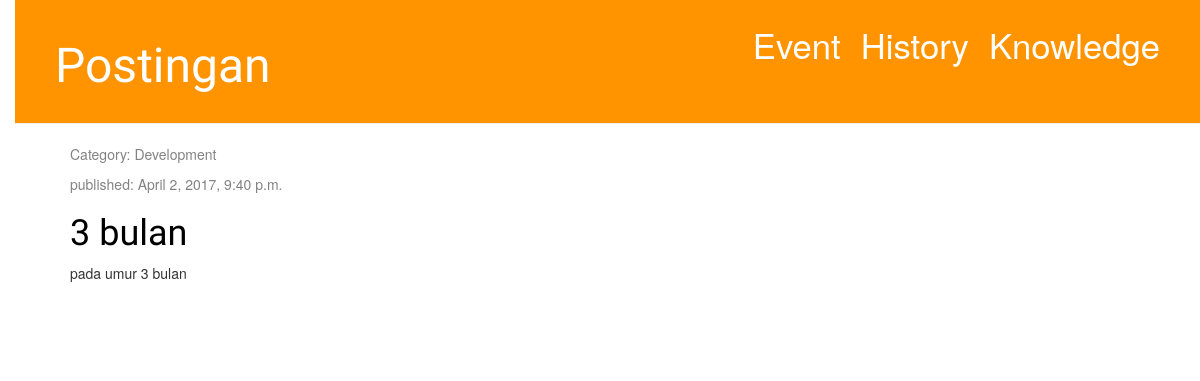
The app's page /, older data.
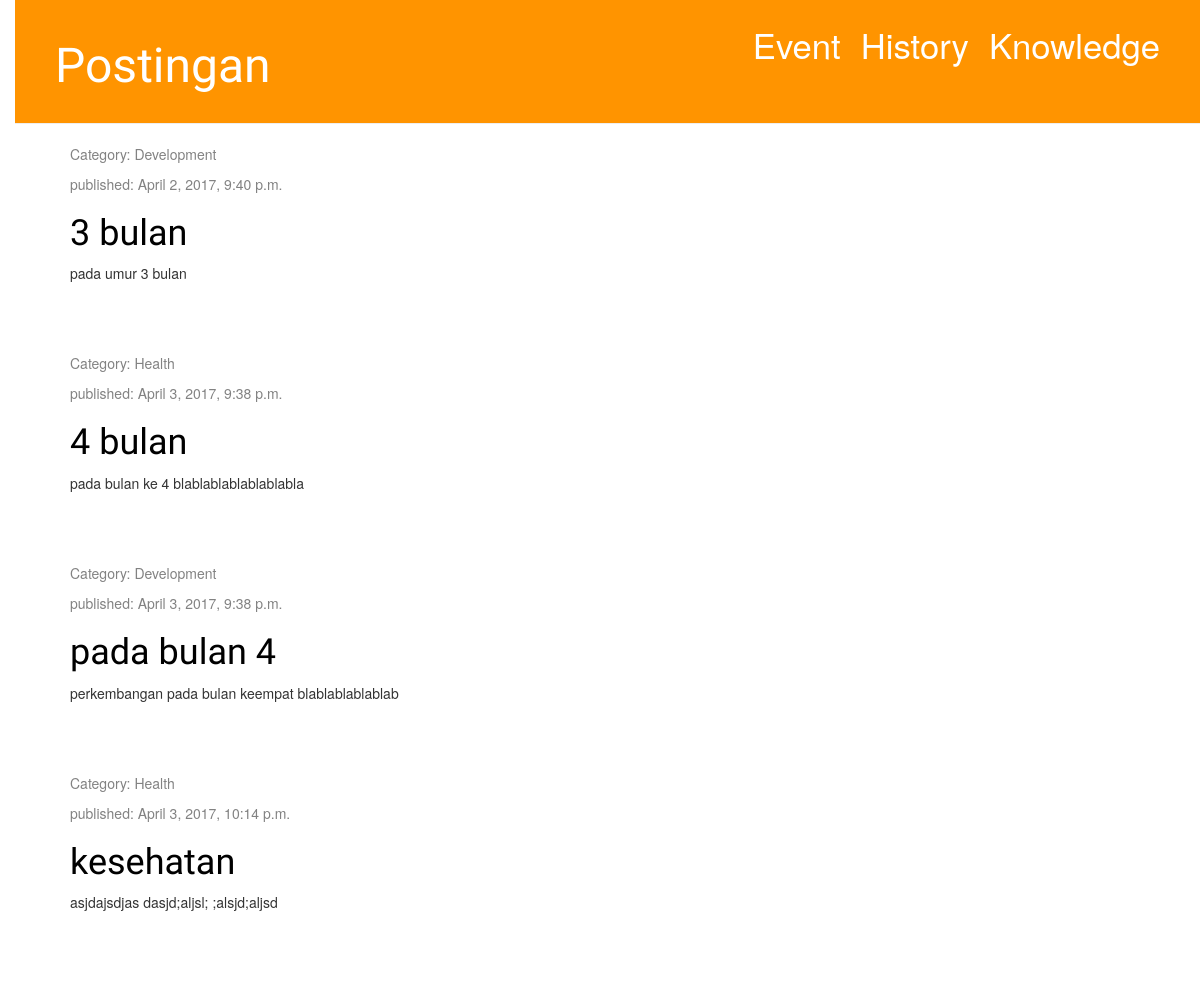
The same page, newer data.
### kelola/models.py (models this page shows, shortened)
class Knowledge(models.Model):
    category_choice = (
        ('Health', 'health'),
        ('Growing', 'growing'),
        ('Development', 'development'),
        ('Immunization', 'immunization'),
    )
    category = models.CharField(max_length=20, choices = category_choice)
    title = models.CharField(max_length=200)
    text = models.TextField()
    created_date = models.DateTimeField(
        default=timezone.now)
    published_date = models.DateTimeField(
        blank=True, null=True)

### kelola/views.py (the view)
# urls.py: url(r'^$', views.knowledge_list, name='knowledge_list'),
def knowledge_list(request):
    knowledges = Knowledge.objects.filter(published_date__lte=timezone.now()).order_by('published_date')
    return render(request, 'kelola/post_list.html', {'knowledges': knowledges})

### kelola/templates/kelola/post_list.html (shortened to what this page needs)
<!DOCTYPE html>
{% extends 'kelola/base.html' %}
{% load staticfiles %}
{% block content %}
{% for knowledge in knowledges %}
<div class="post">
<div class="date">
    <p> Category: {{ knowledge.category }}</p>
    <p>published: {{ knowledge.published_date }}</p>
    </div>
    <h1><a href="{% url 'post_detail' pk=knowledge.pk %}">{{ knowledge.title }}</a></h1>
    <p>{{ knowledge.text|linebreaksbr }}</p>
</div>
{% endfor %}
{% endblock %}

### kelola/templates/kelola/base.html (shortened to what this page needs)
<!DOCTYPE html>
{% load staticfiles %}
<html lang="en">
    <head>
        <link rel="stylesheet" href="{% static 'bootstrap/css/bootstrap.min.css' %}">
        <link rel="stylesheet" href="{% static 'css/kelola.css' %}">
    </head>
    <body>
        <div class="page-header">
            {% if user.is_authenticated %}
                <a href="{% url 'post_new' %}" class="top-menu"> New Knowledge</a>
                <a href="{% url 'new_history' %}" class="top-menu"> New History</a>
                {% else %}
                <a href="{% url 'show_knowledge' %}" class="top-menu">Knowledge</a>
                <a href="{% url 'show_history' %}" class="top-menu">History</a>
                <a href="{% url 'show_event' %}" class="top-menu">Event</a>
            {% endif %}
         <h1><a href="/">Postingan</a></h1>
        </div>
        <div class="content container">
            <div class="row">
                <div class="col-md-8">
                    {% block content %}
                    {% endblock %}
                </div>
            </div>
        </div>
    </body>
</html>

### kelola/static/css/kelola.css (style rules this page uses)
h1 a { color: #FCA205; font-family: 'Lobster'; }
body { padding-left: 15px; }
.page-header { background-color: #ff9400; margin-top: 0; padding: 20px 20px 20px 40px; }
.page-header h1, .page-header h1 a, .page-header h1 a:visited, .page-header h1 a:active { color: #ffffff; font-size: 36pt; text-decoration: none; }
.content { margin-left: 40px; }
h1, h2, h3, h4 { font-family: 'Lobster', cursive; }
.date { color: #828282; }
.top-menu, .top-menu:hover, .top-menu:visited { color: #ffffff; float: right; font-size: 26pt; margin-right: 20px; }
.post { margin-bottom: 70px; }
.post h1 a, .post h1 a:visited { color: #000000; }

Row changes from the older to the newer data that the page shows:
added Knowledge: category "Health", published_date "April 3, 2017, 9:38 p.m.", title "4 bulan", text "pada bulan ke 4 blablablablablablabla"
added Knowledge: category "Development", published_date "April 3, 2017, 9:38 p.m.", title "pada bulan 4", text "perkembangan pada bulan keempat blablablablablab"
added Knowledge: category "Health", published_date "April 3, 2017, 10:14 p.m.", title "kesehatan", text "asjdajsdjas dasjd;aljsl; ;alsjd;aljsd"
